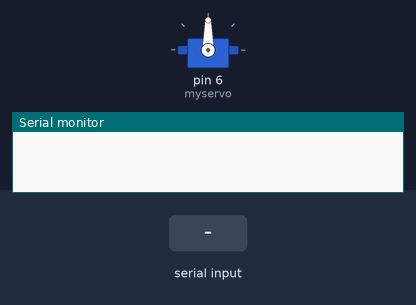
Bench run of a sketch on a simulated Arduino Uno, built with avr-gcc and run on an emulated ATmega328P. Shown: servo, the last lines printed to the serial monitor. The inputs (shaded band) are chosen by the test bench.

Above: at 1.2 s.
1.3 s: "MOVE 1\n" received over Serial
At 2.14 s:
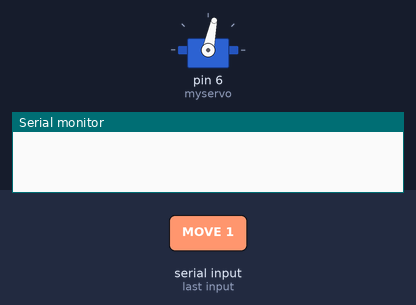
At 9.2 s:
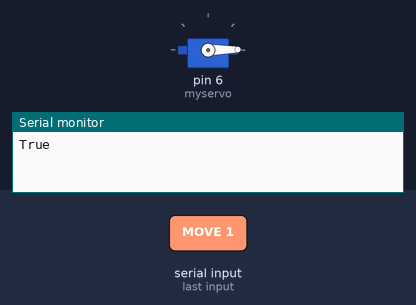
10.3 s: "MOVE 150\n" received over Serial
At 22.0 s:
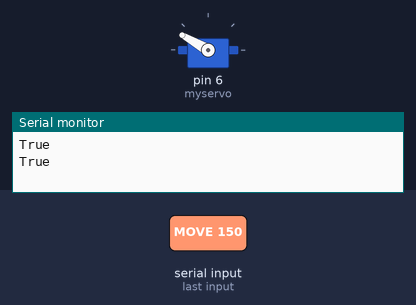
Timing chart, 0 to 22.2 s (numbered marks = the images above; inputs shaded):
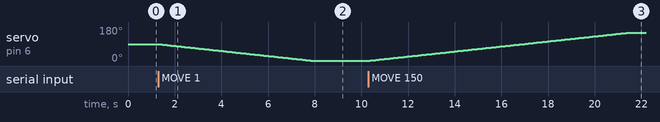

Measured:
- after the input at 1.3 s, servo on pin 6 (myservo): moves from 90° to 1° over 6.6 s, starting at once
- after the input at 10.3 s, servo on pin 6 (myservo): moves from 1° to 150° over 11.1 s, starting at once

The sketch:

Python_Interpreter.ino
```cpp
#include <Servo.h>
#include <math.h>

Servo myservo;  // Create a servo object
int pos = 90;   // Initial servo position
unsigned long movementStartTime = 0; // Variable to store the start time of the movement
unsigned long durationMillis = 75; // Default duration in milliseconds (0.075 seconds)

void setup() {
  myservo.attach(6);  // Attach the servo to pin 6 (change as needed)
  Serial.begin(9600); // Initialize the serial communication
}

void loop() {
  if (Serial.available() > 0) {
    String command = Serial.readStringUntil('\n'); // Read the incoming command as a string

    if (command.startsWith("MOVE")) {
      // Parse the command to extract target position
      int spaceIndex = command.indexOf(' ');
      if (spaceIndex != -1) {
        int targetPosition = command.substring(5).toInt();
        while (round(myservo.read()) != targetPosition) {
          pos = myservo.read(); // Set the initial position
          if (pos > targetPosition) {
            myservo.write(pos - 1);
          } else {
            myservo.write(pos + 1);
          }
          delay(durationMillis);
        }
        Serial.println("True"); // once target angle is reached true is sent to the python code
      }
    } else if (command.startsWith("SET_DURATION")) {
      // Parse the command to set the duration
      int spaceIndex = command.indexOf(' ');
      if (spaceIndex != -1) {
        durationMillis = (unsigned long)(command.substring(spaceIndex + 1).toFloat() * 1000); // Convert seconds to milliseconds
      }
    }else if(command.startsWith("READ")){
      int current_angle = myservo.read();
      Serial.println(String(current_angle));
    }
  }

}
```
